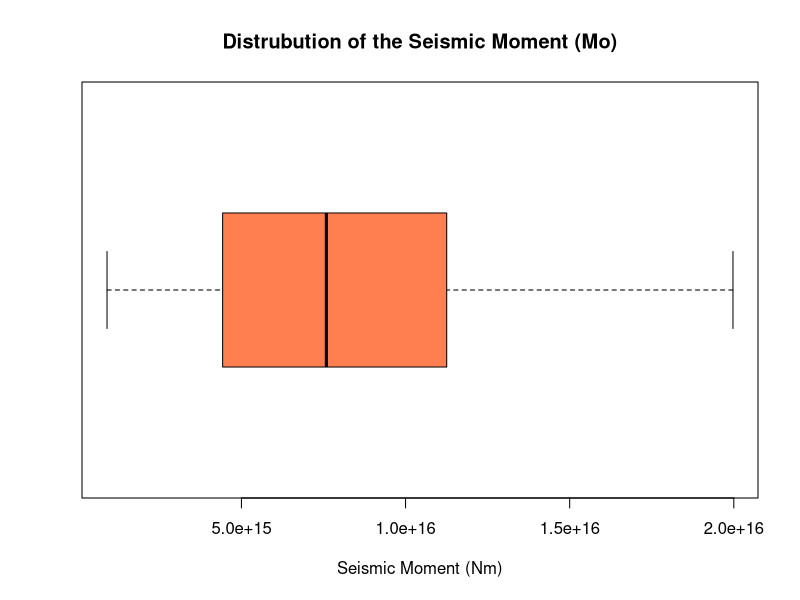
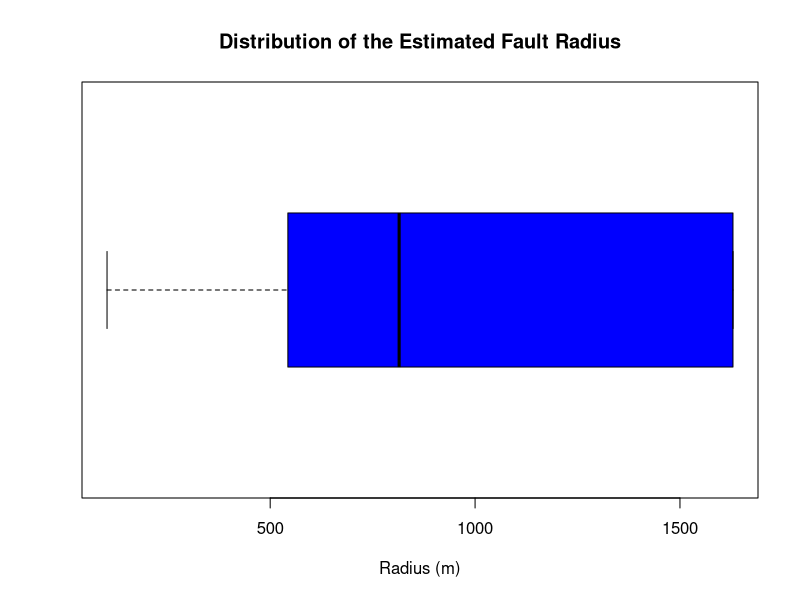

R code for these plots, in order:
# Computing and Data Analysis in Geosciences
# November 22, 2020
# Elena Geiger
# Week 3: Error and Uncertainty Analysis

# Exercise 1 --------------------------------------------------------------

# The distance to a building is estimated from a map to be about
# 2550 +/- 25 m. With a theodolite, a student determines the angle between the
# horizontal plane and the building to be 1?21' +/- 1'. What is the height of the
# building and the fractional uncertainty in this estimate? 




# Exercise 2 --------------------------------------------------------------

# From compositional data you infer that two volcanic rock samples represent the
# initial and final pulse of volcanic activity. Your two samples have been
# radiometrically dated at 25.53 0.1 Ma and 29.66  0.2 Ma respectively. 
# What is the likely duration of volcanic activity (including the error?) 


duration <- 29.66 - 25.53
error <- 0.1 + 0.2

print(paste0("The likely duration of the vulcanic activity is ", duration, " Ma,
with an error od ", error, " Ma"))

# Exercise 3 --------------------------------------------------------------

# Load the datatable ex3_eqscals.txt. This is a table of real measurements of
# earthquake size, at multiple stations, from a single earthquake in California.
# There are 3 columns, 
# X (km) = the distance of the station from the earthquake
# r (m) = the estimated fault radius 
# Mo (Nm) = the seismic moment, which is related to earthquake magnitude. 
# Parameters r and Mo are estimates made from the seismogram recorded at each
# station, and they vary.      

# import data      
setwd("C:/Users/elena/Documents/Master/RCourse/errors_elenageiger22")
eqscals <- read.table("ex3_eqscals.txt", header = FALSE, sep = "")

# rename columns

names(eqscals)[names(eqscals) == "V1"] <- "X(km)"
names(eqscals)[names(eqscals) == "V2"] <- "r(m)"
names(eqscals)[names(eqscals) == "V3"] <- "Mo(Nm)"

# a) What is the mean, median, standard deviation, and median absolute deviation
# (MAD) for r and Mo? 

radius <- eqscals$`r(m)`
functionr <- c("mean", "median", "standard deviation", "MAD")
resr <- c(mean(radius), median(radius), sd(radius), mad(radius))
functionr <- data.frame(functionr, resr)

SMoment <- eqscals$`Mo(Nm)`
functionSM <- c("mean", "median", "standard deviation", "MAD")
resSM <- c(mean(SMoment), median(SMoment), sd(SMoment), mad(SMoment))
functionSM <- data.frame(functionSM, resSM)

# b) Make one descriptive plot each, of Mo and r (eg. histograms, boxplots,
# scatter, logged etc). Are there any obvious outliers that can cause problems?

# Mo

x11()
boxplot(eqscals$`Mo(Nm)`, 
        main = "Distrubution of the Seismic Moment (Mo)",
        horizontal = TRUE,
        xlab = "Seismic Moment (Nm)", 
        col = "coral")

# no obvious outliners detected

# r

x11()
boxplot(eqscals$`r(m)`,
        main = "Distribution of the Estimated Fault Radius",
        horizontal = TRUE,
        xlab = "Radius (m)",
        col = "blue")

# no obvious outliners detected

# c) Are there any outliers apparent, either from looking at the numbers or
# plotting? A good criterion is eliminating points exceeding 3*MAD from the
# median. Eliminate them to make a TRIMMED set, and recalculate the mean, median
# and standard deviation. What is your "best" estimate, and uncertainty, in Mo?

# all points that are more than 3 times the MAD away from the median have to be
# eliminated

numeric.vars <- sapply(eqscals, is.numeric)
i1 <-  Reduce(`&`, lapply(eqscals[numeric.vars], function(v) 
  (v > median(v) - 3* mad(v)) & (v < median(v) + 3 * mad(v))) )
trimmed <- eqscals[i1,]
nrow(trimmed) # 19


# There are no values that are 3*MAD below or above the median?
# since I could not figure out that any of the values are actual outliers, I 
# assume the mean is the "best" estimate for Mo

bestest <- mean(trimmed$`Mo(Nm)`)
print(paste0("The best estimate for Mo is ", bestest, " Nm" ))




